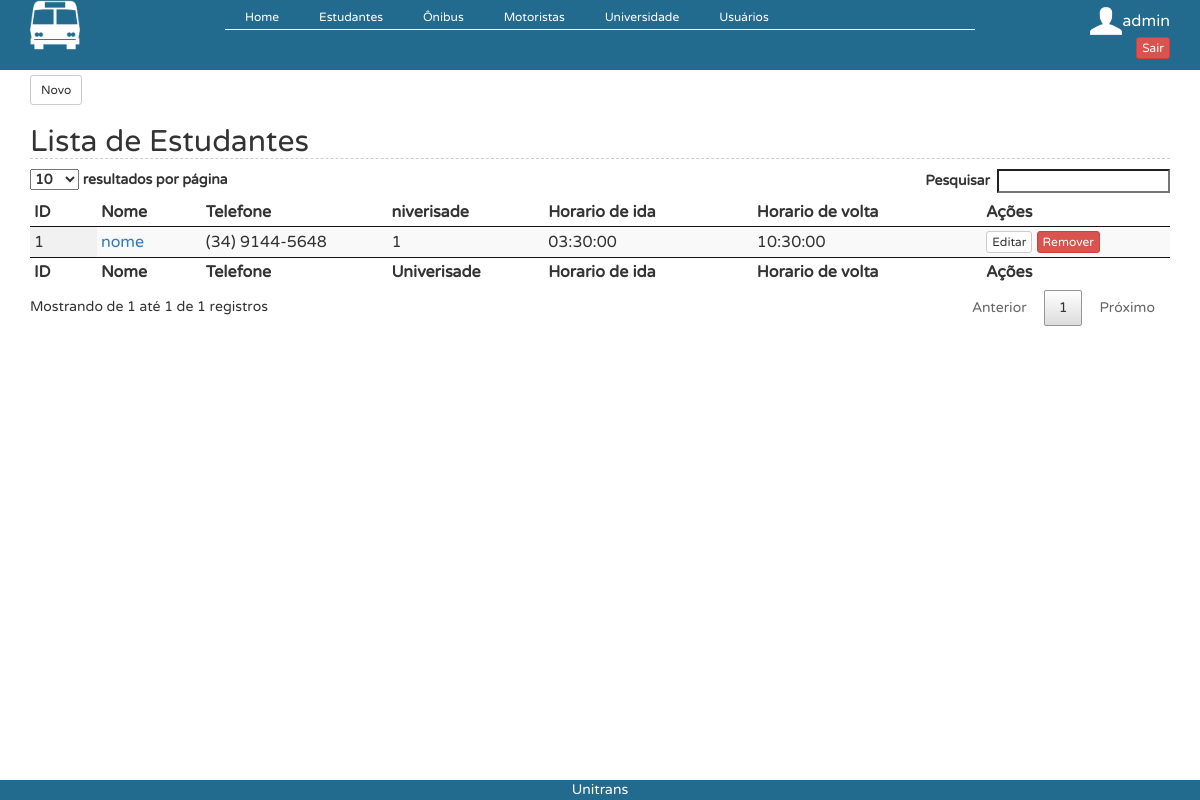
Page /?controller=estudante&action=index (signed in) on the earlier database version.
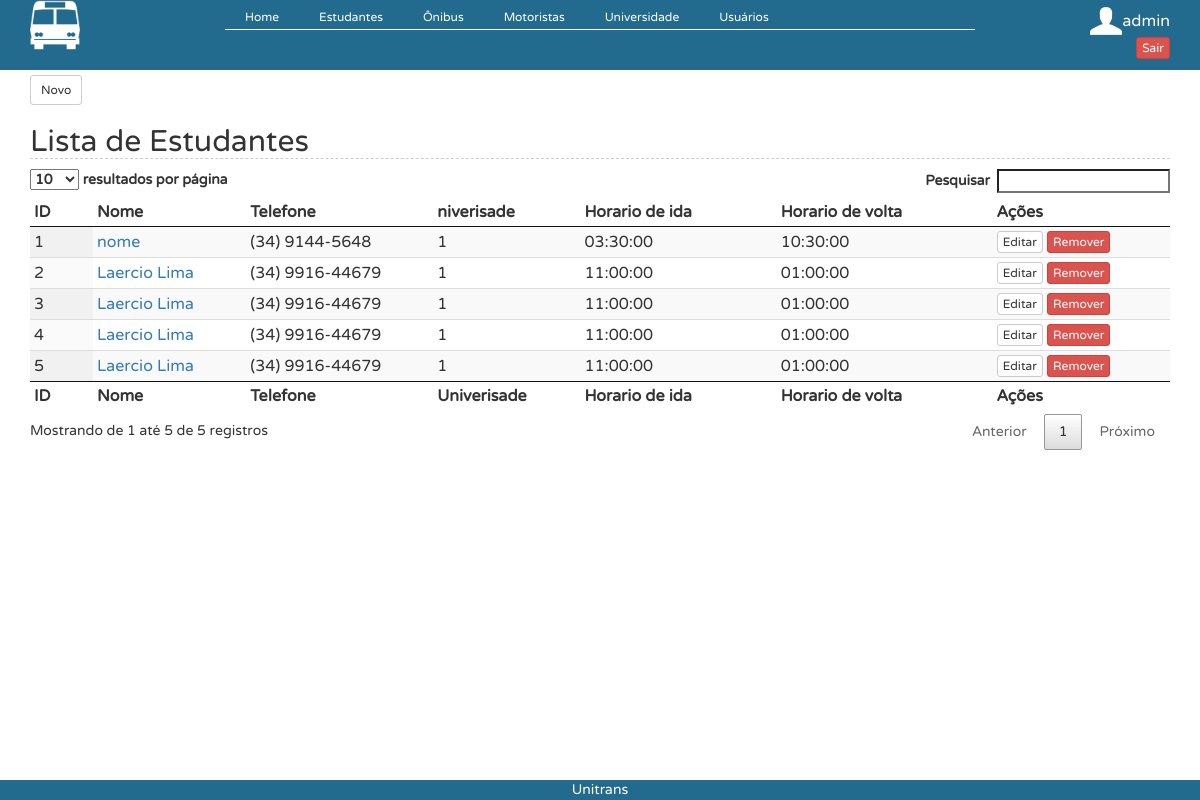
Same page on the later database version.
### tables this page shows
CREATE TABLE `estudante` (
  `id` int(11) NOT NULL AUTO_INCREMENT,
  `nome` varchar(45) DEFAULT NULL,
  `cpf` varchar(45) DEFAULT NULL,
  `data_de_nascimento` date DEFAULT NULL,
  `rua` varchar(45) DEFAULT NULL,
  `telefone` varchar(45) DEFAULT NULL,
  `fk_id_universidade` varchar(45) DEFAULT NULL,
  `curso` varchar(45) DEFAULT NULL,
  `login` varchar(45) DEFAULT NULL,
  `senha` varchar(45) DEFAULT NULL,
  `horario_de_ida` time DEFAULT NULL,
  `numero` int(11) DEFAULT NULL,
  `bairro` varchar(45) DEFAULT NULL,
  `cidade` varchar(45) DEFAULT NULL,
  `horario_de_volta` time DEFAULT NULL,
  `foto` varchar(150) DEFAULT NULL,
  PRIMARY KEY (`id`)
);

### controllers/EstudanteController.php (called while the page is built, shortened)
<?php
class EstudanteController {
    public function index() {
        $estudantes = EstudanteDAO::all();
        require_once('views/estudante/index.php');
    }
}
?>

### connection.php (called while the page is built, shortened)
<?php
  class Db {
    private static $instance = NULL;
    public static function getInstance() {
      if (!isset(self::$instance)) {
        $pdo_options[PDO::ATTR_ERRMODE] = PDO::ERRMODE_EXCEPTION;
        self::$instance = new PDO('mysql:host=localhost;dbname=teste', 'root', '123456', $pdo_options);
      }
      return self::$instance;
    }
  }
?>

### models/EstudanteDAO.php (called while the page is built, shortened)
<?php
@include_once 'models/Estudante.php';
class EstudanteDAO {
    public static function all() {
        $lista = [];
        $req = Db::getInstance()->query('SELECT * FROM estudante');
        foreach ($req->fetchAll() as $linha) {
            $estudante = new Estudante();
            $estudante->setId($linha['id']);
            $estudante->setNome($linha["nome"]);
            $estudante->setCpf($linha["cpf"]);
            $estudante->setData_de_nascimento($linha["data_de_nascimento"]);
            $estudante->setTelefone($linha["telefone"]);
            $estudante->setRua($linha["rua"]);
            $estudante->setNumero($linha["numero"]);
            $estudante->setBairro($linha["bairro"]);
            $estudante->setCidade($linha["cidade"]);
            $estudante->setCurso($linha["curso"]);
            $estudante->setfk_id_universidade($linha["fk_id_universidade"]);
            $estudante->setHorario_de_ida($linha["horario_de_ida"]);
            $estudante->setHorario_de_volta($linha["horario_de_volta"]);
            $estudante->setLogin($linha["login"]);
            $estudante->setSenha($linha["senha"]);
            $lista[] = $estudante;
        }
        return $lista;
    }
}

### models/Estudante.php (called while the page is built, shortened)
<?php
class Estudante{
    private $id;
    private $nome;
    private $telefone;
    private $fk_id_universidade;
    private $horario_de_ida;
    private $horario_de_volta;
function setId ($id){
        $this->id=$id;
    }
    function getId (){
        return $this->id;
    }
    public function getNome() {
        return $this->nome;
    }
    public function setNome($nome) {
        $this->nome = $nome;
    }
    public function getTelefone() {
        return $this->telefone;
    }
    public function setTelefone($telefone) {
        $this->telefone = $telefone;
    }
    public function getfk_id_universidade() {
        return $this->fk_id_universidade;
    }
    public function setfk_id_universidade($fk_id_universidade) {
        $this->fk_id_universidade = $fk_id_universidade;
    }
    public function getHorario_de_ida() {
        return $this->horario_de_ida;
    }
    public function setHorario_de_ida($horario_de_ida) {
        $this->horario_de_ida = $horario_de_ida;
    }
    public function getHorario_de_volta() {
        return $this->horario_de_volta;
    }
    public function setHorario_de_volta($horario_de_volta) {
        $this->horario_de_volta = $horario_de_volta;
    }
}
?>

### views/estudante/index.php (the view)
<button  onclick="location.href='?controller=estudante&action=add'" type="button" class="btn btn-default btn-sm" style="margin-top: 5px">
                    Novo
                </button><h2>Lista de Estudantes</h2>
<table id="example" class="display compact" cellspacing="0" width="100%">
    <thead>
        <tr>
            <th>ID</th>
            <th>Nome</th>
            <th>Telefone</th>
            <th>niverisade</th>
            <th>Horario de ida</th>
            <th>Horario de volta</th>
            <th>Ações</th>
        </tr>
    </thead>
    <tfoot>
        <tr>
            <th>ID</th>
            <th>Nome</th>
            <th>Telefone</th>
            <th>Univerisade</th>
            <th>Horario de ida</th>
            <th>Horario de volta</th>
            <th>Ações</th>
        </tr>
    </tfoot>
    <tbody>
        <?php foreach ($estudantes as $estudante) { ?>
            <tr>
                <td><?php echo $estudante->getId(); ?></td>
                <td><a href="?controller=estudante&action=view&id=<?php echo $estudante->getId();?>"><?php echo $estudante->getNome(); ?></a></td>
                <td><?php echo $estudante->getTelefone(); ?></td>
                <td><?php echo $estudante->getfk_id_universidade(); ?></td>
                <td><?php echo $estudante->getHorario_de_ida(); ?></td>
                <td><?php echo $estudante->getHorario_de_volta(); ?></td>
                <td><button type="button" onclick="location.href='?controller=estudante&action=edit&id=<?php echo base64_encode($estudante->getId());?>';" class="btn btn-default btn-xs">Editar</button>
                    <button type="button" onclick="javascript:remover('?controller=estudante&action=delete&id=<?php echo base64_encode($estudante->getId());?>');" class="btn btn-danger btn-xs">Remover</button>
                </td>
            </tr>
        <?php } ?>
    </tbody>
</table>

### index.php (shortened to what this page needs)
<link rel="stylesheet" type="text/css" href="webroot/css/estilo.css">
<link rel="stylesheet" type="text/css" href="webroot/css/bootstrap.css">
<link rel="stylesheet" type="text/css" href="webroot/css/dataTables.bootstrap.min.css">
<link rel="stylesheet" type="text/css" href="webroot/css/menu.css">
<?php
require_once('connection.php');
if (isset($_GET['controller']) && isset($_GET['action'])) {
    $controller = $_GET['controller'];
    $action = $_GET['action'];
} else {
    $controller = 'pages';
    $action = 'home';
}
require_once('views/layout.php');
?>

### views/layout.php (shortened to what this page needs)
<!DOCTYPE html PUBLIC "-//W3C//DTD XHTML 1.0 Strict//EN"
    "http://www.w3.org/TR/xhtml1/DTD/xhtml1-strict.dtd">
<html xmlns="http://www.w3.org/1999/xhtml" xml:lang="en" lang="en">
    <head>
    </head>
    <body>
        <div class="geral ">
            <div class="header container-fluid">
                <div class="col-sm-2">
                    <img src="webroot/img/logo.png" width="50"/>
                </div>
                <div class="col-sm-8">
                    <div class="drop">
                        <ul class="drop_menu">
                            <li><a href='#'>Home</a>
                            </li>
                            <li><a href='?controller=estudante&action=index'>Estudantes</a>
                            </li>
                            <li><a href='#'>Ônibus</a>
                            </li>
                            <li><a href='#'>Motoristas</a>
                            </li>
                            <li><a href='?controller=universidade&action=index'>Universidade</a>
                            </li>
                            <li><a href='?controller=usuario&action=index'>Usuários</a>
                            </li>
                        </ul>
                    </div>
                </div>
                <div class="col-sm-2">
                    <div style="margin-top: 5px; color: white; float: right">
                        <table>
                            <tr>
                                <td><img src="webroot/img/user.png" width="32" /></td>
                                <td style="color: white"><?php echo $_SESSION['login']; ?></td>
                            </tr>
                            <tr>
                                <td></td>
                                <td><button  onclick="location.href = '?controller=login&action=logout'" type="button" class="btn btn-danger btn-xs" style="margin-top: 0px; float: right">Sair</button>
                                </td>
                            </tr>
                        </table>
                    </div>
                </div>
            </div>
            <div class="content container">
                <?php require_once('routes.php'); ?>
            </div>
            <div class="footer">
                <center>
                    Unitrans
                </center>
            </div>
        </div>
    </body>
</html>

### routes.php (shortened to what this page needs)
<?php
function call($controller, $action) {
    switch ($controller) {
        case 'estudante':
            require_once('models/EstudanteDAO.php');
            $controller = new EstudanteController();
            break;
    }
    $controller->{ $action }();
}
        ?>
        <?php
$controllers = array('pages' => ['home', 'error'],
    'usuario' => ['index', 'add', 'edit', 'view', 'home', 'delete'],
    'universidade' => ['index', 'add', 'edit', 'view', 'delete'],
    'estudante' => ['index', 'add', 'edit', 'view', 'delete'],
    'comprovante' => ['index', 'add', 'edit', 'view', 'delete'],
    'login' => ['login', 'logout'],
    'posts' => ['index', 'show' ]);
if (array_key_exists($controller, $controllers)) {
    if (in_array($action, $controllers[$controller])) {
        call($controller, $action);
    } else {
        call('pages', 'error');
    }
} else {
    call('pages', 'error');
}
?>

### webroot/css/estilo.css (style rules this page uses)
* { margin:0; padding:0; font-family: myFirstFont; }
h2 { font-family: Arial, sans-serif; color: #3399CC; font-size: 30px; font-weight: bold; border-bottom: 1px dashed #ccc; margin: 0px 0px 0px 0px; }
.geral { min-height:100%; position:relative; }
.header { background-color: #236B8E; height: 70px; }
.footer { position:absolute; bottom:0; width:100%; background-color: #236B8E; color: white; }
.content { overflow:hidden; padding-bottom: 30px }

### webroot/css/menu.css (style rules this page uses)
.drop_menu { background: #236B8E; padding:0; margin:0; list-style-type:none; height:30px; border-bottom: 1px #fff ridge }
.drop_menu li { float:left; }
.drop_menu li a { padding:9px 20px; display:block; color:#fff; text-decoration:none; font-size: 12px }

Differences in the rows shown:
added estudante: id "2", nome "Laercio Lima", telefone "(34) 9916-44679", fk_id_universidade "1", horario_de_ida "11:00:00", horario_de_volta "01:00:00"
added estudante: id "3", nome "Laercio Lima", telefone "(34) 9916-44679", fk_id_universidade "1", horario_de_ida "11:00:00", horario_de_volta "01:00:00"
added estudante: id "4", nome "Laercio Lima", telefone "(34) 9916-44679", fk_id_universidade "1", horario_de_ida "11:00:00", horario_de_volta "01:00:00"
added estudante: id "5", nome "Laercio Lima", telefone "(34) 9916-44679", fk_id_universidade "1", horario_de_ida "11:00:00", horario_de_volta "01:00:00"
Other differences:
text written by a page script: "resultados por página Pesquisar Mostrando de 1 até 1 de 1 registros Anterior 1 Próximo" → "resultados por página Pesquisar Mostrando de 1 até 5 de 5 registros Anterior 1 Próximo"
